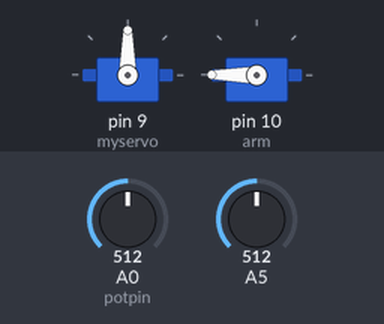
Simulated run of this sketch. Board: Arduino Uno, built with avr-gcc and run on an emulated ATmega328P. Parts: 2 × servo. The test bench sets the inputs (shaded band); at power-on: A5 = 512, A0 (potpin) = 512.

Above: at 1.2 s.
1.3 s: A5 set to 89
2.8 s: A5 set to 77
At 3.9 s:
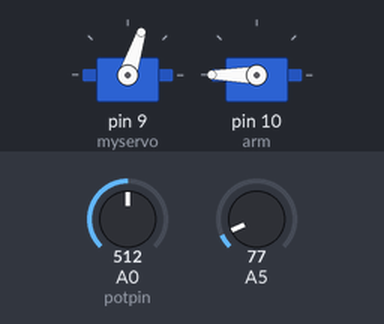
4.3 s: A5 set to 122
At 5.4 s:
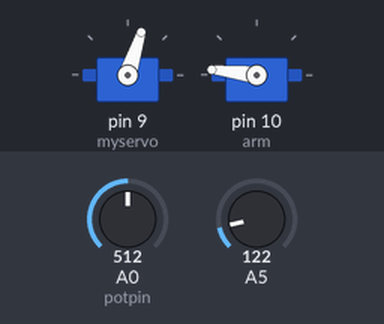
Timing chart, 0 to 7.3 s (numbered marks = the images above; inputs shaded):
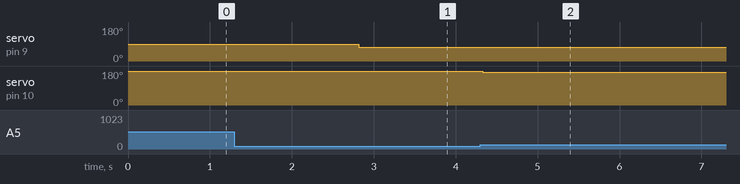

The sketch:

seconed.ino
```cpp
// Controlling a servo position using a potentiometer (variable resistor)
// by Michal Rinott <http://people.interaction-ivrea.it/m.rinott>

#include <Servo.h>

Servo myservo;  // create servo object to control a servo
Servo arm;
int current=0;
int potpin = 0;  // analog pin used to connect the potentiometer
int val;    // variable to read the value from the analog pin
int old=0;
int constval;
void setup()
{
  Serial.begin(9600);
  myservo.attach(9);  // attaches the servo on pin 9 to the servo object
}

void loop()
{
current=analogRead(5);
if(current>80)
{
constval=val;
current=analogRead(5);
arm.attach(10);
constval = (constval*0.27);
arm.write((210-constval));
//Serial.println((210-val));
delay(50);

old=val;
  // waits for the servo to get there
}

else
{
  val = analogRead(potpin);
arm.detach();
val = (val*0.27);
if(old-val<2&&old-val>-2)
{
myservo.write((210-val));
//Serial.println((210-val));
delay(50);
}
old=val;
  // waits for the servo to get there
}
}
```

Measured:
- the behaviour switches between 81 and 80 on A5 (found by bisection; images 0 and 1)
- after the input at 1.3 s, every drawn part: stays the same
- after the input at 2.8 s, servo on pin 9 (myservo): 90° → 72° at once
- after the input at 4.3 s, servo on pin 10 (arm): 180° → 173° at once
